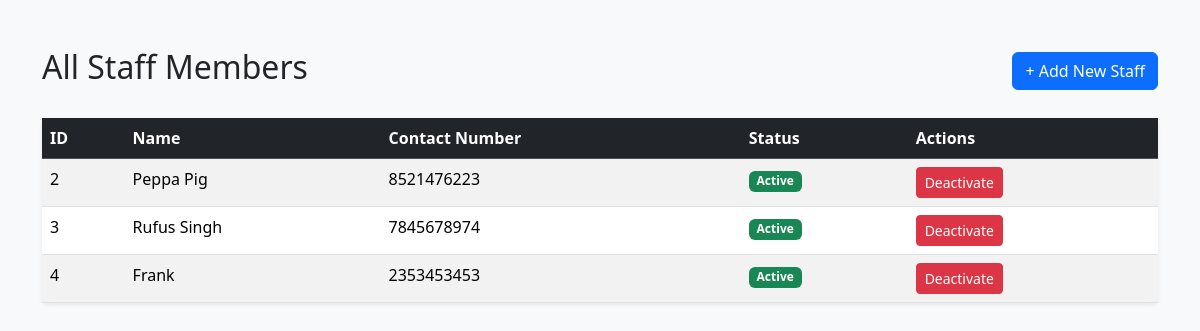
Screenshot of /admin/staff (signed in) with the database file from the repository.
### app/models.py (models this page shows)
class User(db.Model):
    __tablename__ = "users"
    id = db.Column(db.Integer, primary_key=True)
    username = db.Column(db.String(80), unique=True, nullable=False)
    password_hash = db.Column(db.String(256), nullable=False)
    name = db.Column(db.String(80), nullable=False)
    role = db.Column(db.String(20), nullable=False)
    is_blacklisted = db.Column(db.Boolean, default=False)
    staff_profile = db.relationship('StaffProfile', backref='user', uselist=False) # userlist =False strictly enforces a 1-to-1 relatiosnhip b/w users and staff_profiles table
    bookings = db.relationship('Booking', backref='trekker', lazy=True) # lazy=True Parameter is used tell SQLAlchemy that until i specifically state a python code like user.bookings do not run SQL Query

class StaffProfile(db.Model):
    __tablename__ = "staff_profiles"
    id = db.Column(db.Integer, primary_key=True)
    user_id = db.Column(db.Integer, db.ForeignKey('users.id'), unique=True, nullable=False)
    contact_number = db.Column(db.String(15), unique=True, nullable=False)
    status = db.Column(db.String(20), nullable=False)

### app/routes/admin.py (the view)
@admin_bp.route('/staff')
def manage_staff():
    staff_list = models.User.query.filter_by(role='Staff').all()
    return render_template('admin/staff/manage_staff.html', all_staff=staff_list)

### app/routes/admin.py (called while the page is built)
@admin_bp.before_request
def admin_access():
    if 'user_id' not in session:
        flash("Access denied. Please login first")
        return redirect(url_for('auth.login'))
    if session.get('role') != 'Admin':
        flash("Not an Administrator")
        return redirect(url_for('auth.login'))

### app/templates/admin/staff/manage_staff.html (shortened to what this page needs)
{% extends "base.html" %}
{% block content %}
    <div class="d-flex justify-content-between align-items-center mb-4d-flex justify-content-between align-items-center mb-4">
        <h2>All Staff Members</h2>
        <a href="{{ url_for('admin.add_staff') }}" class="btn btn-primary">+ Add New Staff</a>
    </div>
    <table class="table table-striped table-hover shadow-sm bg-white rounded">
        <thead class="table-dark">
            <tr>
                <th>ID</th>
                <th>Name</th>
                <th>Contact Number</th>
                <th>Status</th>
                <th>Actions</th>
            </tr>
        </thead>
        <tbody>
            {% for staff in all_staff %}
            <tr>
                <td>{{ staff.id }}</td>
                <td>{{ staff.name }}</td>
                <td>
                    {% if staff.staff_profile %}
                        {{ staff.staff_profile.contact_number }}
                    {% else %}
                        <span class="badge bg-danger">Profile Incomplete</span>
                    {% endif %}
                </td>
                <td>
                    {% if staff.is_blacklisted %}
                        <span class="badge bg-danger">Blacklisted</span>
                    {% else %}
                        <span class="badge bg-success">Active</span>
                    {% endif %}
                </td>
                <td>
                    <form action="{{ url_for('admin.toggle_staff_status', staff_id=staff.id) }}" method="POST" class="d-inline">
                        {% if staff.is_blacklisted %}
                            <button type="submit" class="btn btn-sm btn-success">Reactivate</button>
                        {% else %}
                            <button type="submit" class="btn btn-sm btn-danger" onclick="return confirm('Are you sure you want to deactivate this staff member');">Deactivate</button>
                        {% endif %}
                    </form>
                </td>
            </tr>
            {% else %}
            <tr>
                <td colspan="5" class="text-center text-muted py-4">
                    No staff members found in the system. Click "+ Add New Staff" to get started.
                </td>
            </tr>
            {% endfor %}
        </tbody>
{% endblock %}

### app/templates/base.html (shortened to what this page needs)
<!DOCTYPE html>
<html lang="en">
<head>
    <link href="https://cdn.jsdelivr.net/npm/bootstrap@5.3.8/dist/css/bootstrap.min.css" rel="stylesheet">
</head>
<body class="bg-light">
    <div class="container mt-5">
        {% block content %}
        {% endblock %}
    </div>
</body>
</html>

### rows the page displays
User: id "2", name "Peppa Pig", staff_profile.contact_number "8521476223", is_blacklisted "Active"
User: id "3", name "Rufus Singh", staff_profile.contact_number "7845678974", is_blacklisted "Active"
User: id "4", name "Frank", staff_profile.contact_number "2353453453", is_blacklisted "Active"
